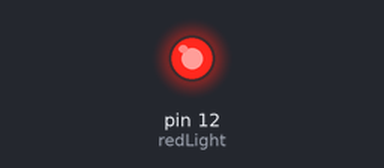
This sketch was run on a simulated Arduino Uno, built with avr-gcc and run on an emulated ATmega328P. On the bench: output pins drawn as LEDs (lit = HIGH).

Above: at 1.8 s.
At 6.8 s:
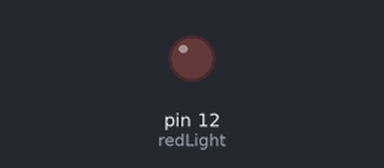
Timing chart, 0 to 9.5 s (numbered marks = the images above):
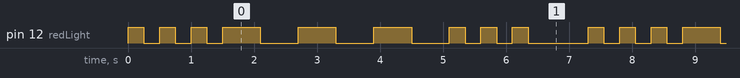

The sketch:

Arduino3project.ino
```cpp
int redLight = 12;
int dot = 250;
int line = 600;
int pause = 700;

void setup() {

  pinMode (12, OUTPUT);

}

void loop() {

  digitalWrite (redLight, HIGH);
  delay (dot);
  digitalWrite (redLight, LOW);
  delay (dot);
  digitalWrite (redLight, HIGH);
  delay (dot);
  digitalWrite (redLight, LOW);
  delay (dot);
  digitalWrite (redLight, HIGH);
  delay (dot);
  digitalWrite (redLight, LOW);
  delay (dot);

  digitalWrite (redLight, HIGH);
  delay (line);
  digitalWrite (redLight, LOW);
  delay (line);
  digitalWrite (redLight, HIGH);
  delay (line);
  digitalWrite (redLight, LOW);
  delay (line);
  digitalWrite (redLight, HIGH);
  delay (line);
  digitalWrite (redLight, LOW);
  delay (line);

  digitalWrite (redLight, HIGH);
  delay (dot);
  digitalWrite (redLight, LOW);
  delay (dot);
  digitalWrite (redLight, HIGH);
  delay (dot);
  digitalWrite (redLight, LOW);
  delay (dot);
  digitalWrite (redLight, HIGH);
  delay (dot);
  digitalWrite (redLight, LOW);
  delay (dot);

  delay (pause);


}
```

Measured:
- by itself, pin 12 (redLight): repeats every 7.3 s: 2 × (LOW 0.25 s, HIGH 0.25 s), LOW 0.25 s, 3 × (HIGH 0.60 s, LOW 0.60 s), 2 × (HIGH 0.25 s, LOW 0.25 s), HIGH 0.25 s, LOW 0.95 s, HIGH 0.25 s
- by itself, everything shown: repeats every 7.3 s, in 18 steps
